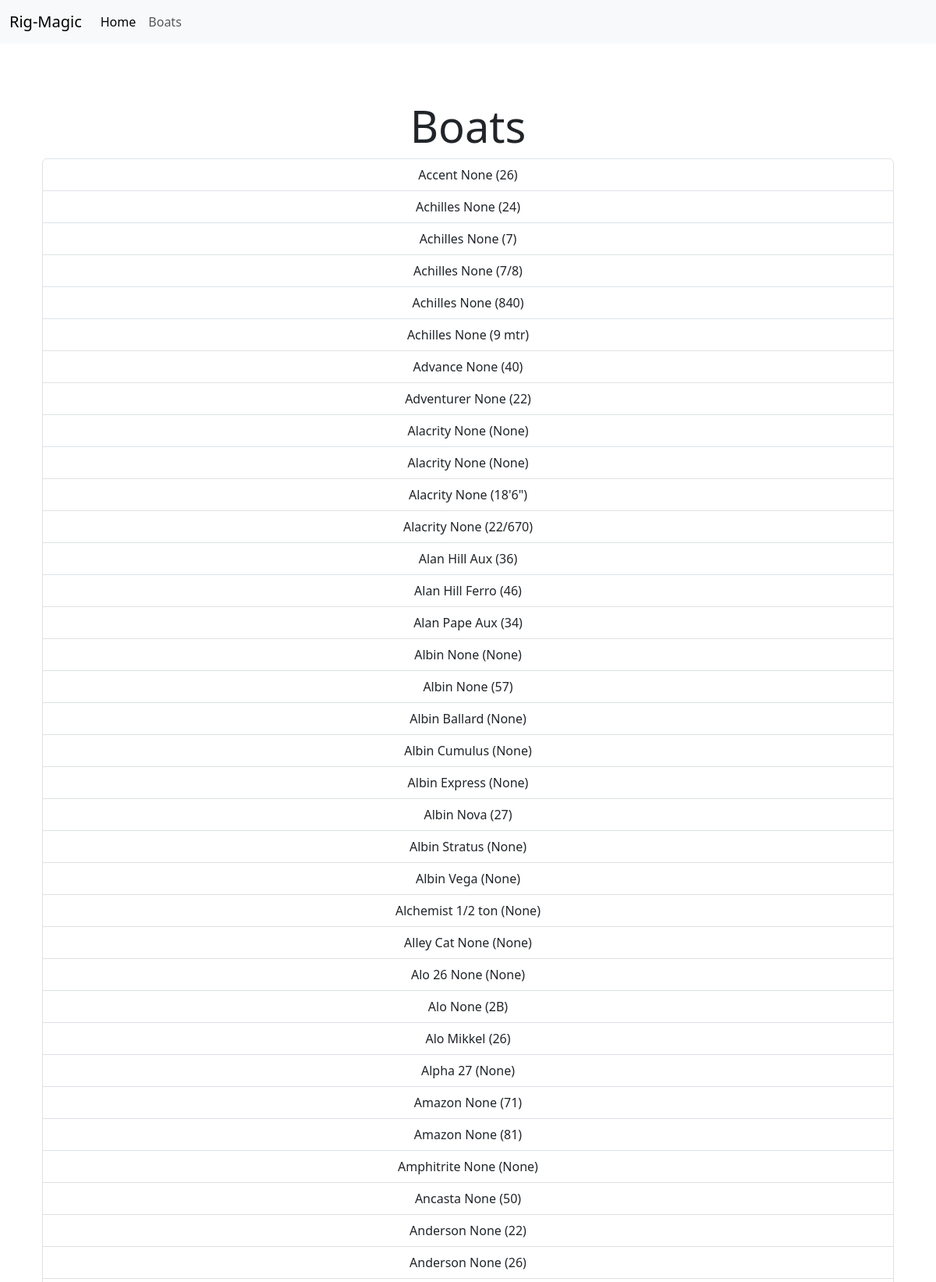
The app's page /boats/ (upper part) with its own data.
### boats/models.py (models this page shows, shortened)
class Boat(models.Model):
    make = models.CharField(max_length=100, null=True, blank=True)
    model = models.CharField(max_length=100, null=True, blank=True)
    type = models.CharField(max_length=100,null=True, blank=True)
    variant = models.CharField(max_length=100, null=True, blank=True)

### boats/views.py (the view)
# urls.py: path('boats/', include('boats.urls')),  # Ensure 'boats/' has a trailing slash
def boats(request):
    boats_list = Boat.objects.all()
    return render(request, 'boats.html', {'boats': boats_list})

### boats/templates/boats.html (shortened to what this page needs)
{% extends "base.html" %}
{% block content %}
<div class="container text-center py-5">
    <h1 class="display-4">Boats</h1>
    <ul class="list-group">
        {% for boat in boats %}
        <li class="list-group-item">
            {{ boat.make }} {{ boat.model }} ({{ boat.type }})
        </li>
        {% endfor %}
    </ul>
</div>
{% endblock %}

### templates/base.html (shortened to what this page needs)
<!DOCTYPE html>
<html lang="en">
<head>
    <link href="https://cdn.jsdelivr.net/npm/bootstrap@5.3.0-alpha1/dist/css/bootstrap.min.css" rel="stylesheet">
</head>
<body>
    <nav class="navbar navbar-expand-lg navbar-light bg-light">
        <div class="container-fluid">
            <a class="navbar-brand" href="/">Rig-Magic</a>
            <div class="collapse navbar-collapse" id="navbarNav">
                <ul class="navbar-nav">
                    <li class="nav-item">
                        <a class="nav-link active" aria-current="page" href="/">Home</a>
                    </li>
                    <li class="nav-item">
                        <a class="nav-link" href="/boats/">Boats</a>
                    </li>
                </ul>
            </div>
        </div>
    </nav>
    <div class="container mt-4">
        {% block content %}
        {% endblock %}
    </div>
</body>
</html>

### records on screen
Boat: make "Accent", model "None", type "26"
Boat: make "Achilles", model "None", type "24"
Boat: make "Achilles", model "None", type "7"
Boat: make "Achilles", model "None", type "7/8"
Boat: make "Achilles", model "None", type "840"
Boat: make "Achilles", model "None", type "9 mtr"
Boat: make "Advance", model "None", type "40"
Boat: make "Adventurer", model "None", type "22"
Boat: make "Alacrity", model "None", type "None"
Boat: make "Alacrity", model "None", type "None"
Boat: make "Alacrity", model "None", type "18'6\""
Boat: make "Alacrity", model "None", type "22/670"
Boat: make "Alan Hill", model "Aux", type "36"
Boat: make "Alan Hill", model "Ferro", type "46"
Boat: make "Alan Pape", model "Aux", type "34"
Boat: make "Albin", model "None", type "None"
Boat: make "Albin", model "None", type "57"
Boat: make "Albin", model "Ballard", type "None"
Boat: make "Albin", model "Cumulus", type "None"
Boat: make "Albin", model "Express", type "None"
Boat: make "Albin", model "Nova", type "27"
Boat: make "Albin", model "Stratus", type "None"
Boat: make "Albin", model "Vega", type "None"
Boat: make "Alchemist", model "1/2 ton", type "None"
Boat: make "Alley Cat", model "None", type "None"
Boat: make "Alo 26", model "None", type "None"
Boat: make "Alo", model "None", type "2B"
Boat: make "Alo", model "Mikkel", type "26"
Boat: make "Alpha", model "27", type "None"
Boat: make "Amazon", model "None", type "71"
Boat: make "Amazon", model "None", type "81"
Boat: make "Amphitrite", model "None", type "None"
Boat: make "Ancasta", model "None", type "50"
Boat: make "Anderson", model "None", type "22"
Boat: make "Anderson", model "None", type "26"
